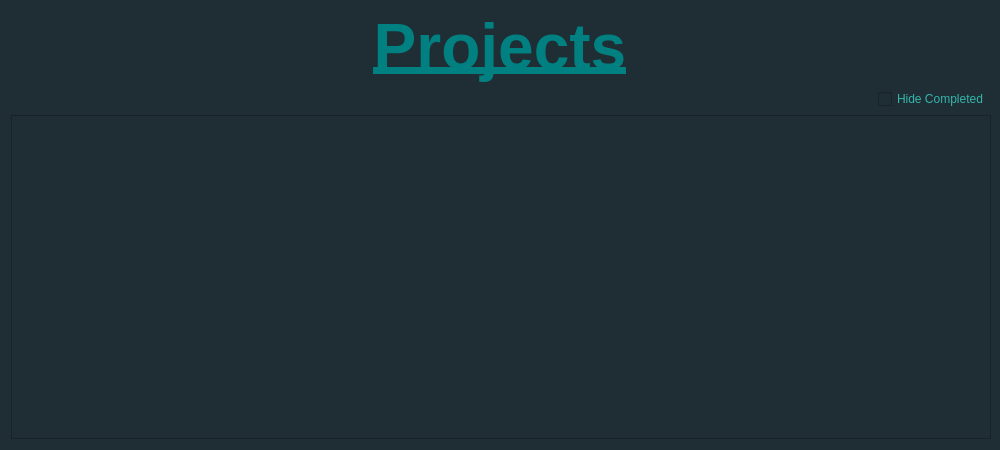
<?xml version="1.0" encoding="UTF-8"?>
<ui version="4.0">
 <class>ViewProjectsWindow</class>
 <widget class="QWidget" name="ViewProjectsWindow">
  <property name="geometry">
   <rect>
    <x>0</x>
    <y>0</y>
    <width>1000</width>
    <height>450</height>
   </rect>
  </property>
  <property name="minimumSize">
   <size>
    <width>1000</width>
    <height>450</height>
   </size>
  </property>
  <property name="windowTitle">
   <string>Form</string>
  </property>
  <property name="styleSheet">
   <string notr="true">QWidget{
	background-color: #1E2E34;
}</string>
  </property>
  <layout class="QVBoxLayout" name="verticalLayout">
   <item>
    <widget class="QLabel" name="MainTitle">
     <property name="minimumSize">
      <size>
       <width>550</width>
       <height>60</height>
      </size>
     </property>
     <property name="font">
      <font>
       <pointsize>48</pointsize>
       <bold>true</bold>
       <underline>true</underline>
      </font>
     </property>
     <property name="styleSheet">
      <string notr="true">QLabel{
	color: #008080;
}</string>
     </property>
     <property name="text">
      <string>Projects</string>
     </property>
     <property name="alignment">
      <set>Qt::AlignmentFlag::AlignCenter</set>
     </property>
    </widget>
   </item>
   <item alignment="Qt::AlignmentFlag::AlignRight">
    <widget class="QCheckBox" name="hideProjectCheckBox">
     <property name="styleSheet">
      <string notr="true">QCheckBox{
	color: #35B5AC;
}</string>
     </property>
     <property name="text">
      <string>Hide Completed</string>
     </property>
    </widget>
   </item>
   <item>
    <widget class="QTableView" name="projectsTableView">
     <property name="sizePolicy">
      <sizepolicy hsizetype="Fixed" vsizetype="Expanding">
       <horstretch>0</horstretch>
       <verstretch>0</verstretch>
      </sizepolicy>
     </property>
     <property name="minimumSize">
      <size>
       <width>980</width>
       <height>0</height>
      </size>
     </property>
     <property name="styleSheet">
      <string notr="true">QTableView{
	color: #89D5D2;
}</string>
     </property>
     <property name="alternatingRowColors">
      <bool>false</bool>
     </property>
    </widget>
   </item>
  </layout>
 </widget>
 <resources/>
 <connections/>
</ui>
